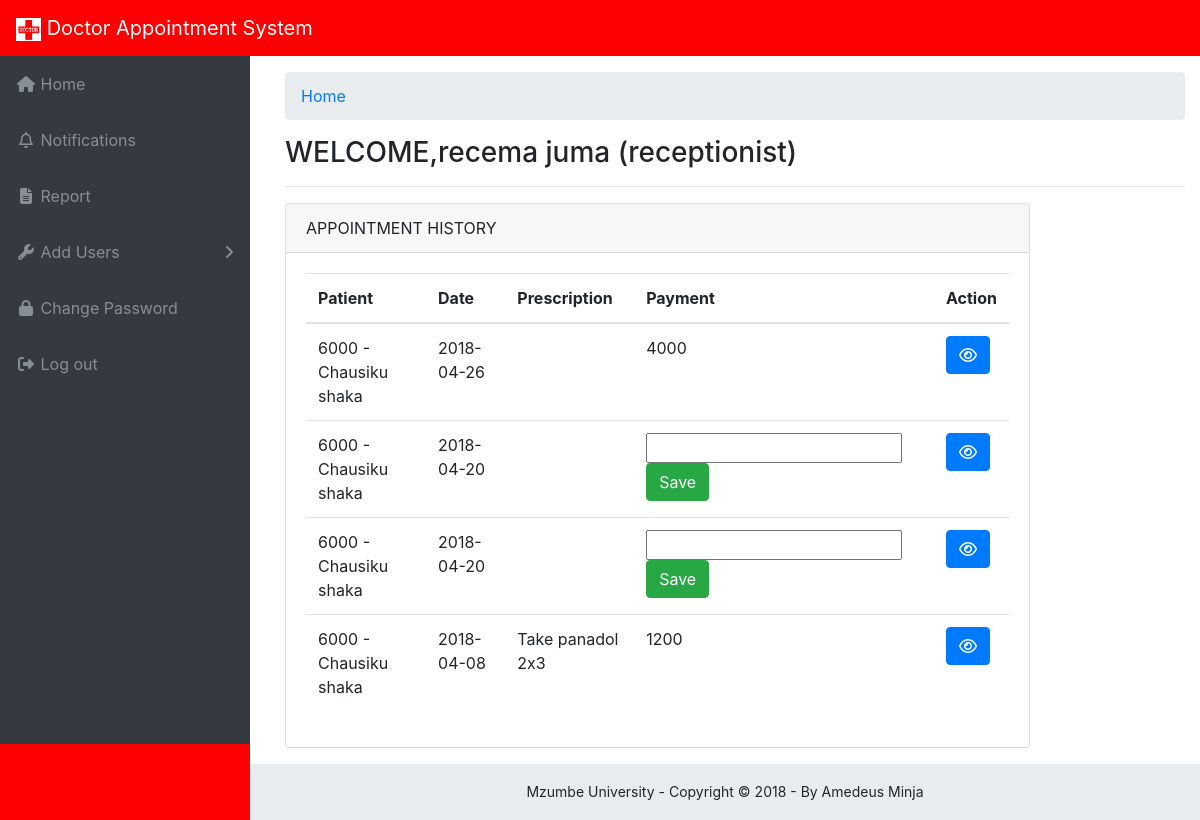
Screenshot of /ReceptionistHome.php (signed in) with the database file from the repository.
### tables this page shows
CREATE TABLE IF NOT EXISTS `receptionist` (
  `receptionid` int(11) NOT NULL AUTO_INCREMENT,
  `email` varchar(50) NOT NULL,
  `shift` varchar(10) NOT NULL,
  PRIMARY KEY (`receptionid`),
  KEY `email` (`email`)
);

CREATE TABLE IF NOT EXISTS `person` (
  `email` varchar(50) NOT NULL,
  `fname` varchar(50) NOT NULL,
  `lname` varchar(50) NOT NULL,
  `gender` varchar(50) NOT NULL,
  `phonenumber` varchar(10) NOT NULL,
  `dob` date NOT NULL,
  `streetaddress` varchar(200) NOT NULL,
  `city` varchar(20) NOT NULL,
  `state` varchar(20) NOT NULL,
  `pincode` varchar(20) NOT NULL,
  `role` varchar(30) NOT NULL,
  PRIMARY KEY (`email`)
);

CREATE TABLE IF NOT EXISTS `appointment` (
  `appid` int(10) NOT NULL AUTO_INCREMENT,
  `patientid` int(10) NOT NULL,
  `doctorid` int(10) NOT NULL,
  `date` date NOT NULL,
  `time` time(6) NOT NULL,
  `prescription` varchar(500) NOT NULL,
  `status` varchar(30) NOT NULL DEFAULT 'pending',
  PRIMARY KEY (`appid`),
  KEY `patientid` (`patientid`),
  KEY `doctorid` (`doctorid`)
);

CREATE TABLE IF NOT EXISTS `paymenthistory` (
  `paymendid` int(50) NOT NULL AUTO_INCREMENT,
  `appid` int(50) NOT NULL,
  `amount` double DEFAULT NULL,
  PRIMARY KEY (`paymendid`),
  KEY `appid` (`appid`),
  KEY `appid_3` (`appid`)
);

### ReceptionistHome.php (the view, shortened to what this page needs)
<?php
include './Connectivity.php';
$queryPerson = "select * from person,receptionist where person.email = receptionist.email and person.email='" . $_SESSION ['email'] . "'";
$getPerson = mysqli_query($conn, $queryPerson);
$person = mysqli_fetch_array($getPerson);
$firstName = $person ['fname'];
$lastName = $person ['lname'];
$queryHist = "SELECT appointment.patientid, person.fname, person.lname, appointment.date, appointment.prescription, appointment.appid FROM appointment inner join patient on appointment.patientid=patient.patientid INNER JOIN person on patient.email=person.email ORDER BY appointment.date DESC";
$getHist = mysqli_query($conn, $queryHist);
$hist = mysqli_fetch_all($getHist);
?>
<!DOCTYPE html>
<html lang="en">
    <head>
        <?php include 'includes/head_tag.php' ?>
    </head>
    <body class="fixed-nav sticky-footer bg-dark" id="page-top">
        <?php include 'includes/header.php' ?>
        <div class="content-wrapper">
            <div class="container-fluid">
                <ol class="breadcrumb">
                    <li class="breadcrumb-item">
                        <a href="ReceptionistHome.php">Home</a>
                    </li>
                </ol>
                <div class="row">
                    <div class="col-12">
                        <h3>WELCOME,<span><?php echo "$firstName $lastName (" . $_SESSION ['role'] . ")"; ?></span></h3>
                        <hr>
                    </div>
                    <div class="col-md-10">
                        <div class="card mb-3">
                            <div class="card-header">APPOINTMENT HISTORY</div>
                            <div class="card-body">
                                <?php
                                if (count($hist) > 0) {
                                    ?>
                                    <table  class='table table-responsive dataTable'>
                                        <thead><tr>
                                                <th>Patient</th>
                                                <th>Date</th>
                                                <th>Prescription</th>
                                                <th>Payment</th>
                                                <th>Action</th>
                                            </tr></thead><tbody>
                                            <?php
                                            foreach ($hist as $app) {
                                                echo "<tr><td>$app[0] - $app[1] $app[2]</td><td>$app[3]</td><td>$app[4]</td>";
                                                $queryPayment = "select * from paymenthistory where appid=$app[5]";
                                                $getPayment = mysqli_query($conn, $queryPayment);
                                                $payment = mysqli_fetch_array($getPayment);
                                                $amount = $payment ['amount'];
                                                if ($amount != null) {
                                                    echo "<td>$amount</td>";
                                                } else {
                                                    ?>
                                        <td><form method="POST" action="record-payment.php?appId=<?=$app[5]?>">
                                                <input type='number' data-validation="number" data-validation-allowing="float" name="amount">&nbsp;&nbsp;&nbsp;&nbsp;<button type="submit" class='btn btn-success'>Save</button>
                                            </form>
                                                    </td>
                                              <?php  }
                                                echo "<td><a href='ViewAppointment.php?appId=".$app[5]."' class='btn btn-primary'><i class='fa fa-eye'></i></a></td></tr>";
                                            }
                                            echo "</tbody></table>";
                                        } else {
                                            echo "<p>No appointment history</p>";
                                        }
                                        ?>
                                        </div>
                                        </div>
                                        </div>
                            </div>
                            <?php
                            include './includes/footer.php';
                            ?>
                        </div>
                    <link rel="stylesheet" type="text/css" href="https://cdn.datatables.net/v/dt/dt-1.10.16/datatables.min.css"/>
                        </body>
                        </html>

### css/sb-admin.css (style rules this page uses)
html { position: relative; min-height: 100%; }
body { overflow-x: hidden; }
body.sticky-footer { margin-bottom: 56px; }
body.sticky-footer .content-wrapper { min-height: calc(100vh - 56px - 56px); padding-left: 20px; }
body.fixed-nav { padding-top: 56px; }
.content-wrapper { min-height: calc(100vh - 56px); padding-top: 1rem; }
.content-wrapper { overflow-x: hidden; background: white; }
@media (min-width: 992px) { .content-wrapper { margin-left: 250px; } }

### includes/head_tag.php (style rules this page uses)
.bg-dark { background-color: red!important; }

### rows the page displays
receptionist: email.fname "recema", email.lname "juma"
appointment: patientid "6000", person.fname "Chausiku", person.lname "shaka", date "2018-04-26", paymenthistory.amount "4000"
appointment: patientid "6000", person.fname "Chausiku", person.lname "shaka", date "2018-04-20"
appointment: patientid "6000", person.fname "Chausiku", person.lname "shaka", date "2018-04-20"
appointment: patientid "6000", person.fname "Chausiku", person.lname "shaka", date "2018-04-08", prescription "Take panadol 2x3", paymenthistory.amount "1200"

### other values shown
$_SESSION ['role'] "receptionist"
